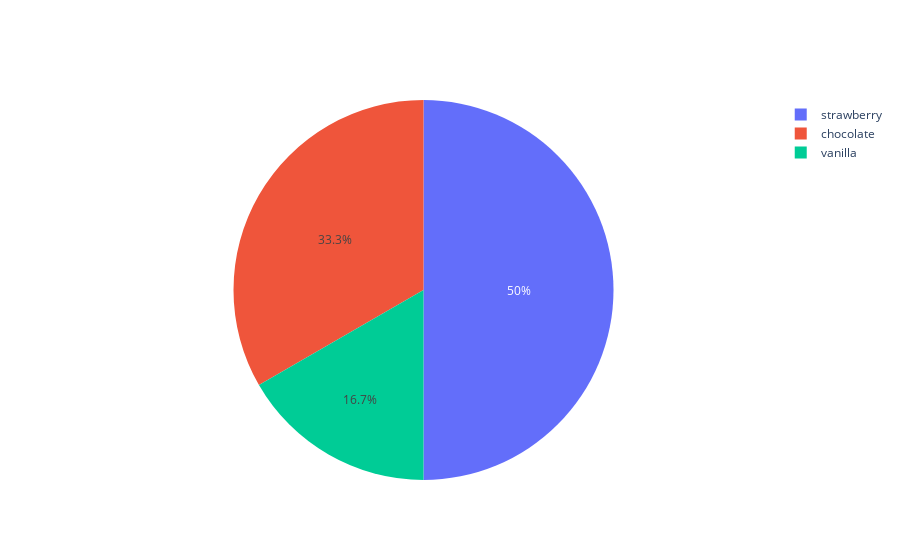

The notebook cell this image was saved under:
### Markdown cell above
And of course, we can always use the dictionary constructor to create our dictionaries.

### Code cell
pie_trace = {'type': "pie", 'labels': ["chocolate", "vanilla", "strawberry"], "values": [10, 5, 15]}

plotly.offline.iplot([
    pie_trace
])

### Figure 1 — Plotly figure (JSON) as saved in the notebook; plotly's stock layout.template omitted (floating-point values rounded to 4 significant figures)
{"data": [{"labels": ["chocolate", "vanilla", "strawberry"], "type": "pie", "values": [10, 5, 15]}], "layout": {}}
